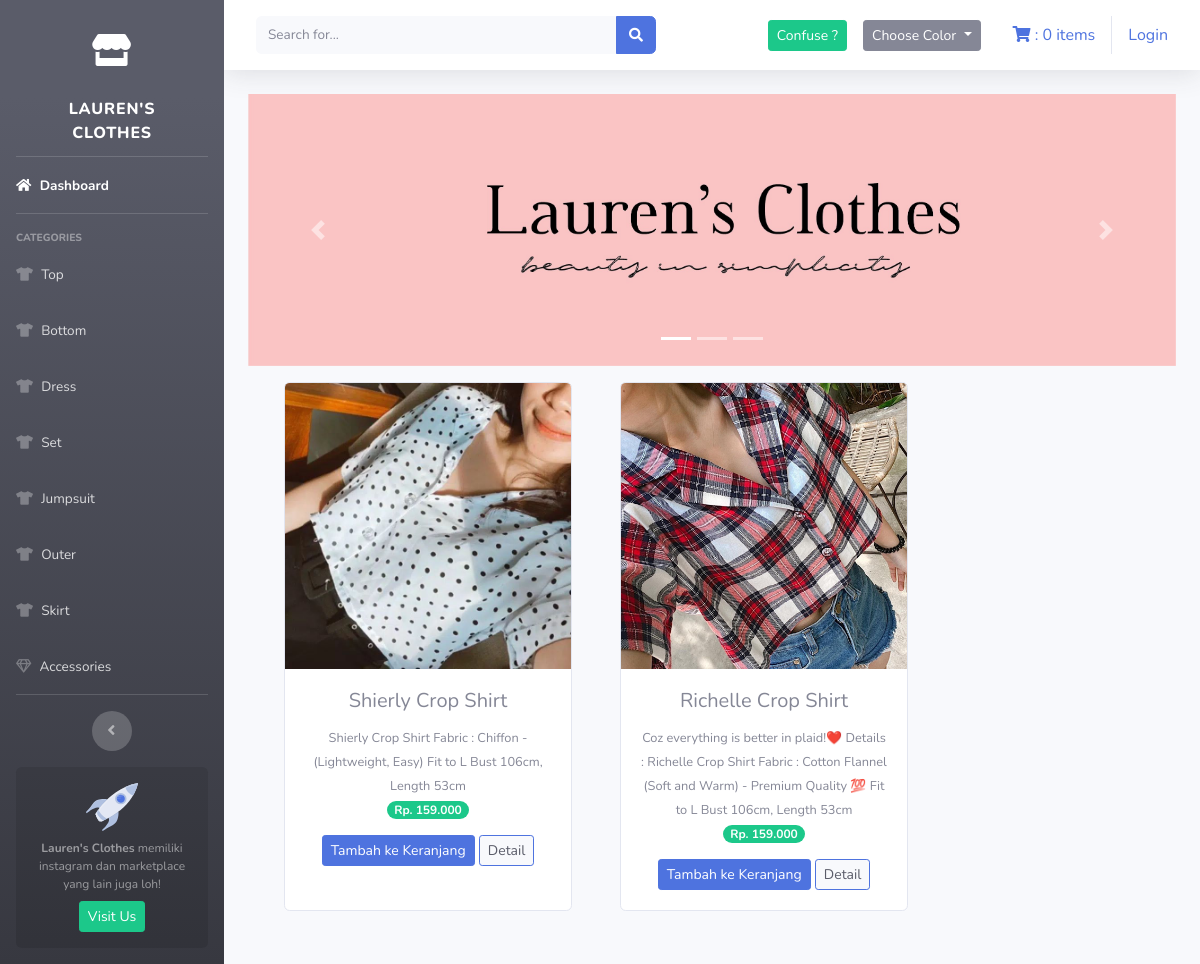
Page /index.php/kategori/top on the earlier database version.
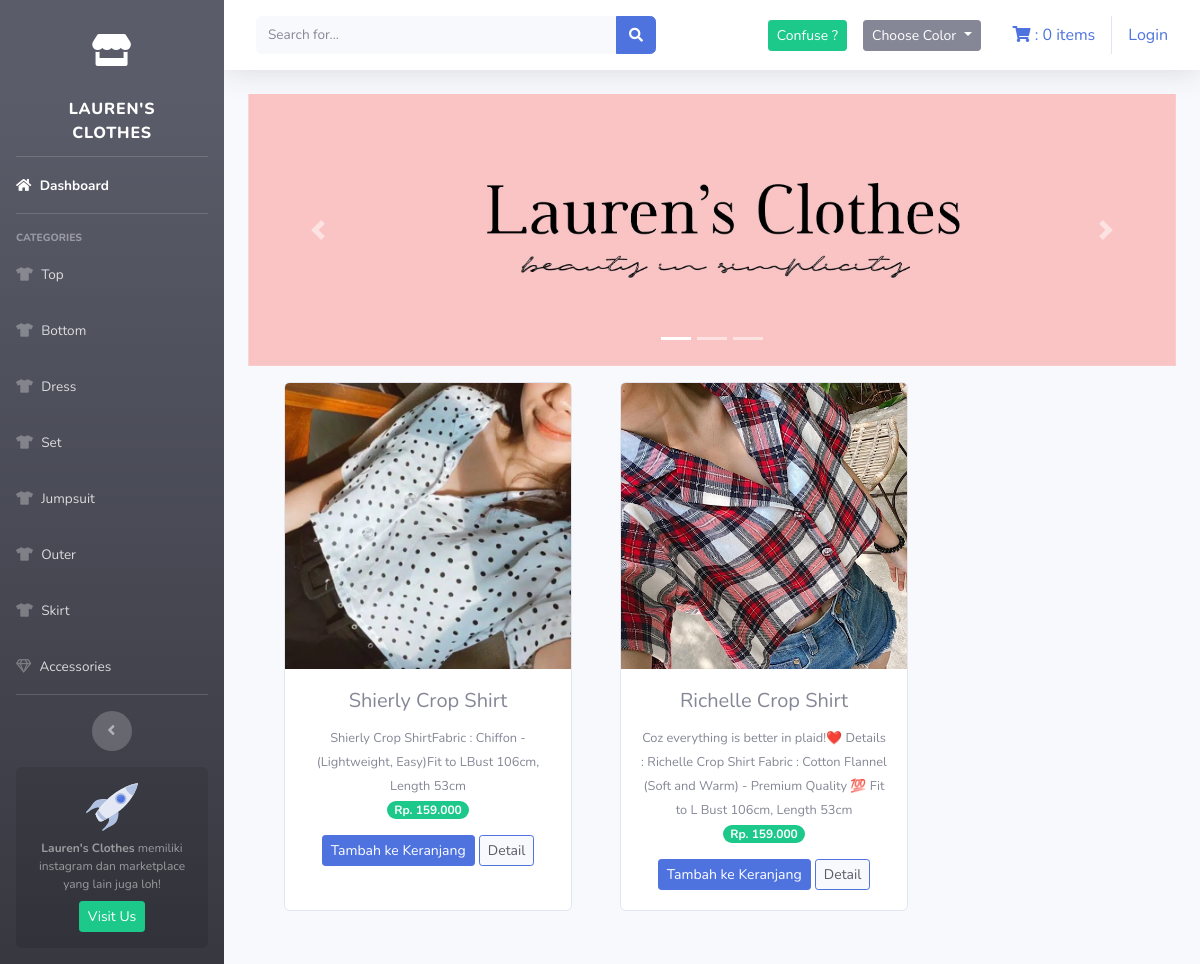
Same page on the later database version.
### tables this page shows
CREATE TABLE `tb_barang` (
  `id_brg` int(11) NOT NULL,
  `nama_brg` varchar(120) NOT NULL,
  `keterangan` varchar(512) NOT NULL,
  `kategori` varchar(60) NOT NULL,
  `harga` int(11) NOT NULL,
  `stok` int(4) NOT NULL,
  `gambar` text NOT NULL,
  `warna` varchar(120) NOT NULL,
  `r_kenyamanan` int(10) NOT NULL,
  `r_harga` int(10) NOT NULL,
  `r_formalitas` int(10) NOT NULL,
  `c_review` int(11) NOT NULL DEFAULT 1
);

### application/controllers/kategori.php (called while the page is built, shortened)
<?php
class Kategori extends CI_Controller{
    public function top(){
        $data['top']= $this->model_kategori->data_top()->result();
        $this->load->view('templates/header');
        $this->load->view('templates/sidebar');
        $this->load->view('kategori/top', $data);
        $this->load->view('templates/footer');
    }
}

### index.php (called while the page is built, shortened)
<?php
require_once BASEPATH.'core/CodeIgniter.php';

### application/models/model_kategori.php (called while the page is built, shortened)
<?php
class Model_kategori extends CI_Model{
    public function data_top(){
        return $this->db->get_where("tb_barang", array('kategori'=>'top'));
    }
}

### application/views/kategori/top.php (the view, shortened to what this page needs)
<div class="container-fluid">
    <div id="carouselExampleIndicators" class="carousel slide" data-bs-ride="carousel">
        <ol class="carousel-indicators">
            <li type="button" data-bs-target="#carouselExampleIndicators" data-bs-slide-to="0" class="active"></li>
            <li type="button" data-bs-target="#carouselExampleIndicators" data-bs-slide-to="1"></li>
            <li type="button" data-bs-target="#carouselExampleIndicators" data-bs-slide-to="2"></li>
        </ol>
        <div class="carousel-inner">
            <div class="carousel-item active">
                <img src="<?php echo base_url('assets/img/slider0.jpg') ?>" class="d-block w-100" alt="...">
            </div>
        </div>
        <a class="carousel-control-prev" href="#carouselExampleIndicators" role="button" data-slide="prev">
            <span class="carousel-control-prev-icon" aria-hidden="true"></span>
        </a>
        <a class="carousel-control-next" href="#carouselExampleIndicators" role="button" data-slide="next">
            <span class="carousel-control-next-icon" aria-hidden="true"></span>
        </a>
    </div>
    <div class="row text-center mt-3">
        <?php foreach ($top as $brg) : ?>
            <div class="card ml-5 mb-4" style="width: 18rem;">
                <img src="<?php echo base_url() . '/uploads/' . $brg->gambar ?>" class="card-img-top" alt="...">
                <div class="card-body">
                    <h5 class="card-title"><?php echo $brg->nama_brg ?></h5>
                    <small><?php echo $brg->keterangan ?></small><br>
                    <span class="badge badge-pill badge-success mb-3">Rp. <?php echo number_format($brg->harga, 0, ',', '.')  ?></span> <br>
                    <?php echo anchor(
                        'dashboard/tambah_ke_keranjang/' . $brg->id_brg,
                        '<div class="btn btn-sm btn-primary">Tambah ke Keranjang</div>'
                    ) ?>
                    <?php echo anchor(
                        'dashboard/detail/' . $brg->id_brg,
                        '<div class="btn btn-sm btn-primary bg-light text-dark">Detail</div>'
                    ) ?>
                </div>
            </div>
        <?php endforeach ?>
    </div>
</div>

### application/views/templates/header.php (shortened to what this page needs)
<!DOCTYPE html>
<html lang="en">
<head>
    <link href="<?php echo base_url() ?>assets/vendor/fontawesome-free/css/all.min.css" rel="stylesheet" type="text/css">
    <link href="<?php echo base_url() ?>assets/css/sb-admin-2.min.css" rel="stylesheet">
</head>

### application/views/templates/sidebar.php (shortened to what this page needs)
<body id="page-top">
    <div id="wrapper">
        <ul class="navbar-nav bg-gradient-dark sidebar sidebar-dark accordion" id="accordionSidebar">
            <a class="sidebar-brand d-flex align-items-center justify-content-center mt-3" href="<?php echo base_url('welcome') ?>">
                <div class="sidebar-brand-icon">
                    <i class="fas fa-store"></i>
                </div>
            </a>
            <a class="sidebar-brand d-flex align-items-center justify-content-center" href="<?php echo base_url('welcome') ?>">
                <div class="sidebar-brand-text mx-3">Lauren's Clothes</div>
            </a>
            <hr class="sidebar-divider my-0">
            <li class="nav-item active">
                <a class="nav-link" href="<?php echo base_url('welcome') ?>">
                    <i class="fas fa-home"></i>
                    <span>Dashboard</span></a>
            </li>
            <hr class="sidebar-divider">
            <div class="sidebar-heading">
                CATEGORIES
            </div>
            <li class="nav-item">
                <a class="nav-link" href="<?php echo base_url('kategori/top') ?>">
                    <i class="fas fa-tshirt"></i>
                    <span>Top</span></a>
            </li>
            <li class="nav-item">
                <a class="nav-link" href="<?php echo base_url('kategori/bottom') ?>">
                    <i class="fas fa-tshirt"></i>
                    <span>Bottom</span></a>
            </li>
            <li class="nav-item">
                <a class="nav-link" href="<?php echo base_url('kategori/dress') ?>">
                    <i class="fas fa-tshirt"></i>
                    <span>Dress</span></a>
            </li>
            <li class="nav-item">
                <a class="nav-link" href="<?php echo base_url('kategori/set') ?>">
                    <i class="fas fa-tshirt"></i>
                    <span>Set</span></a>
            </li>
            <li class="nav-item">
                <a class="nav-link" href="<?php echo base_url('kategori/jumpsuit') ?>">
                    <i class="fas fa-tshirt"></i>
                    <span>Jumpsuit</span></a>
            </li>
            <li class="nav-item">
                <a class="nav-link" href="<?php echo base_url('kategori/outer') ?>">
                    <i class="fas fa-tshirt"></i>
                    <span>Outer</span></a>
            </li>
            <li class="nav-item">
                <a class="nav-link" href="<?php echo base_url('kategori/skirt') ?>">
                    <i class="fas fa-tshirt"></i>
                    <span>Skirt</span></a>
            </li>
            <li class="nav-item">
                <a class="nav-link" href="<?php echo base_url('kategori/accessories') ?>">
                    <i class="far fa-gem"></i>
                    <span>Accessories</span></a>
            </li>
            <hr class="sidebar-divider d-none d-md-block">
            <div class="text-center d-none d-md-inline">
                <button class="rounded-circle border-0" id="sidebarToggle"></button>
            </div>
            <div class="sidebar-card">
                <img class="sidebar-card-illustration mb-2" src="img/undraw_rocket.svg" alt="">
                <p class="text-center mb-2"><strong>Lauren's Clothes</strong> memiliki instagram dan marketplace yang lain juga loh!</p>
                <a class="btn btn-success btn-sm" href="https://linktr.ee/laurensclothes">Visit Us</a>
            </div>
        </ul>
        <div id="content-wrapper" class="d-flex flex-column">
            <div id="content">
                <nav class="navbar navbar-expand navbar-light bg-white topbar mb-4 static-top shadow">
                    <form class="d-none d-sm-inline-block form-inline mr-auto ml-md-3 my-2 my-md-0 mw-100 navbar-search">
                        <div class="input-group">
                            <input type="text" class="form-control bg-light border-0 small" placeholder="Search for..." aria-label="Search" aria-describedby="basic-addon2">
                            <div class="input-group-append">
                                <button class="btn btn-primary" type="button">
                                    <i class="fas fa-search fa-sm"></i>
                                </button>
                            </div>
                        </div>
                    </form>
                    <ul class="navbar-nav ml-auto">
                        <div class="navbar">
                            <div class="navbar">
                                <li class="dropdown ">
                                    <div class="dropdown">
                                        <a class="btn btn-success btn-sm" href="<?php echo base_url('ahp/tambah_ahp') ?>"> Confuse ?</a>
                                    </div>
                                </li>
                            </div>
                            <li class="dropdown ">
                                <div class="dropdown">
                                    <button class="btn btn-secondary dropdown-toggle btn-sm" type="button" id="dropdownMenuButton" data-toggle="dropdown" aria-haspopup="true" aria-expanded="false">
                                        Choose Color
                                    </button>
                                </div>
                            </li>
                        </div>
                        <div class="navbar">
                            <ul class="nav navbar-nav navbar-right">
                                <li>
                                    <?php $keranjang = '<i class="fas fa-shopping-cart"></i> : ' . $this->cart->total_items() . ' items' ?>
                                    <?php echo anchor('dashboard/detail_keranjang', $keranjang) ?>
                                </li>
                            </ul>
                            <ul class="na navbar-nav navbar-right">
                                <?php if ($this->session->userdata('username')) { ?>
                                    <li>
                                        <div><i class="fas fa-user mr-2"></i><?php echo $this->session->userdata('username') ?>
                                        </div>
                                    </li>
                                    <li class="ml-2"><?php echo anchor('auth/logout', 'Logout') ?></li>
                                <?php } else { ?>
                                    <li><?php echo anchor('auth/login', 'Login'); ?></li>
                                <?php } ?>
                            </ul>
                        </div>
                    </ul>
                </nav>

### application/views/templates/footer.php (shortened to what this page needs)
</body>
</html>

Differences in the rows shown:
changed tb_barang "Shierly Crop Shirt": keterangan "Shierly Crop Shirt Fabric : Chiffon - (Lightweight, Easy) Fit to L Bust 106cm, Length 53cm" → "Shierly Crop ShirtFabric : Chiffon - (Lightweight, Easy)Fit to LBust 106cm, Length 53cm"
